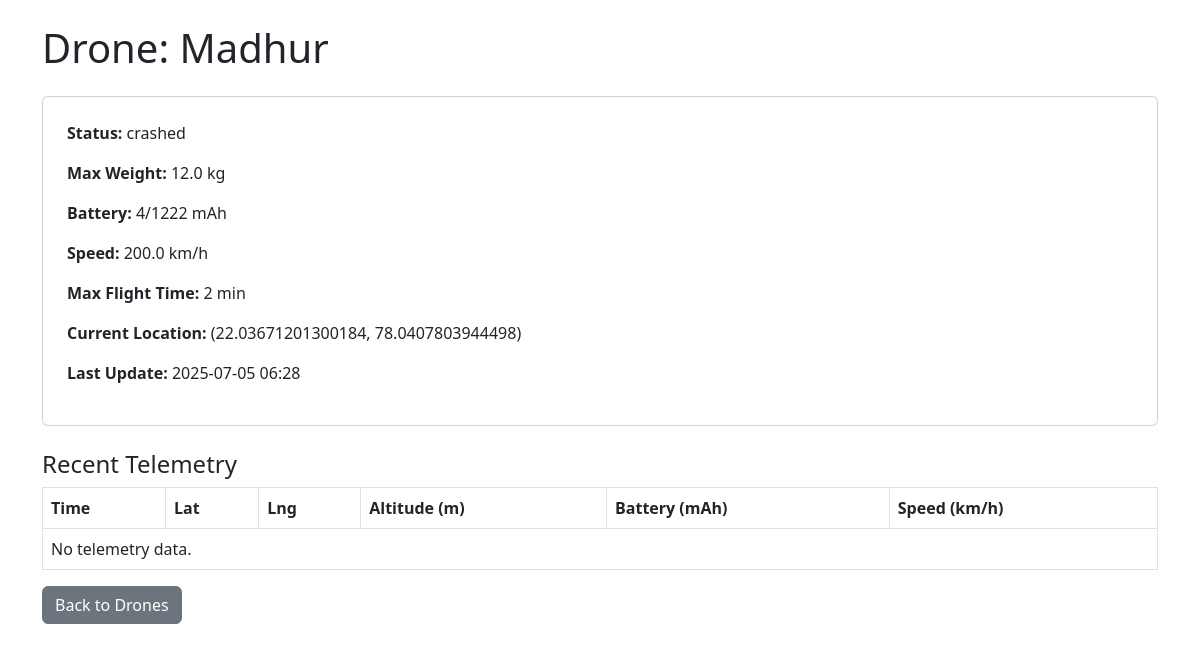
The page /drone/drones/1/ on the database its author committed.
### inventory/models.py (models this page shows, shortened)
class Drone(models.Model):
    STATUS_CHOICES = [
        ('idle', 'Idle'),
        ('charging', 'Charging'),
        ('in_flight', 'In Flight'),
        ('maintenance', 'Maintenance'),
        ('offline', 'Offline'),
    ]
    name = models.CharField(max_length=100)
    max_weight_kg = models.FloatField()
    battery_capacity_mah = models.IntegerField()
    current_battery_mah = models.IntegerField()
    speed_kmph = models.FloatField()
    max_flight_time_min = models.IntegerField()
    altitude_m = models.FloatField(default=0)
    status = models.CharField(max_length=20, choices=STATUS_CHOICES, default='idle')
    current_lat = models.FloatField(null=True, blank=True)
    current_lng = models.FloatField(null=True, blank=True)
    last_update = models.DateTimeField(auto_now=True)

### inventory/views.py (the view)
# urls.py: path('drones/<int:drone_id>/', views.drone_detail, name='drone_detail'),
def drone_detail(request, drone_id):
    drone = get_object_or_404(Drone, id=drone_id)
    return render(request, 'drone/drone_detail.html', {'drone': drone})

### templates/drone/drone_detail.html (shortened to what this page needs)
<!DOCTYPE html>
<html>
<head>
    <link rel="stylesheet" href="https://cdn.jsdelivr.net/npm/bootstrap@5.3.0/dist/css/bootstrap.min.css">
</head>
<body class="container py-4">
    <h1 class="mb-4">Drone: {{ drone.name }}</h1>
    <div class="card p-4 mb-4">
        <p><strong>Status:</strong> {{ drone.get_status_display }}</p>
        <p><strong>Max Weight:</strong> {{ drone.max_weight_kg }} kg</p>
        <p><strong>Battery:</strong> {{ drone.current_battery_mah }}/{{ drone.battery_capacity_mah }} mAh</p>
        <p><strong>Speed:</strong> {{ drone.speed_kmph }} km/h</p>
        <p><strong>Max Flight Time:</strong> {{ drone.max_flight_time_min }} min</p>
        <p><strong>Current Location:</strong> ({{ drone.current_lat }}, {{ drone.current_lng }})</p>
        <p><strong>Last Update:</strong> {{ drone.last_update|date:"Y-m-d H:i" }}</p>
    </div>
    <h4>Recent Telemetry</h4>
    <table class="table table-bordered">
        <thead>
            <tr>
                <th>Time</th>
                <th>Lat</th>
                <th>Lng</th>
                <th>Altitude (m)</th>
                <th>Battery (mAh)</th>
                <th>Speed (km/h)</th>
            </tr>
        </thead>
        <tbody>
        {% for t in drone.telemetry.all|slice:":10" %}
            <tr>
                <td>{{ t.timestamp|date:"Y-m-d H:i:s" }}</td>
                <td>{{ t.latitude }}</td>
                <td>{{ t.longitude }}</td>
                <td>{{ t.altitude_m }}</td>
                <td>{{ t.battery_mah }}</td>
                <td>{{ t.speed_kmph }}</td>
            </tr>
        {% empty %}
            <tr>
                <td colspan="6">No telemetry data.</td>
            </tr>
        {% endfor %}
        </tbody>
    </table>
    <a href="{% url 'drone_list' %}" class="btn btn-secondary">Back to Drones</a>
</body>
</html>

### rows shown on the page
Drone: name "Madhur", status "crashed", max_weight_kg "12.0", current_battery_mah "4", battery_capacity_mah "1222", speed_kmph "200.0", max_flight_time_min "2", current_lat "22.03671201300184", current_lng "78.0407803944498", last_update "2025-07-05 06:28"
